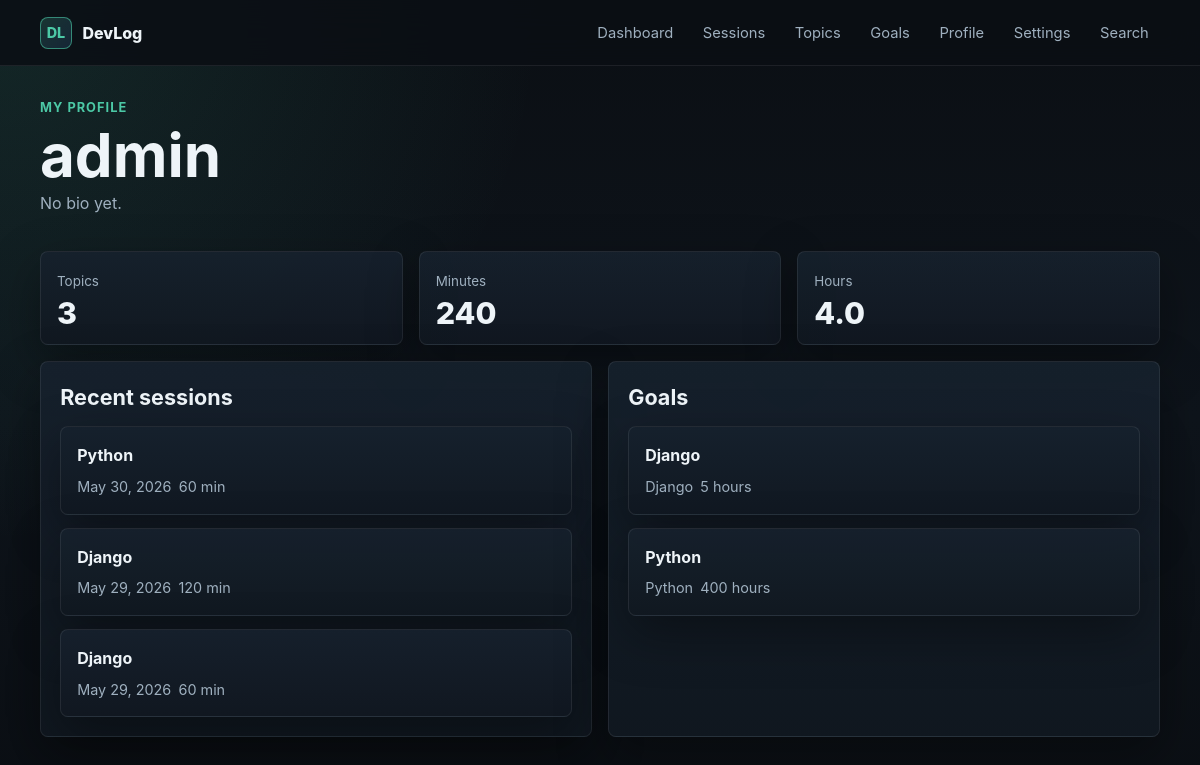
The page /profile/ (signed in) on the database as committed earlier.
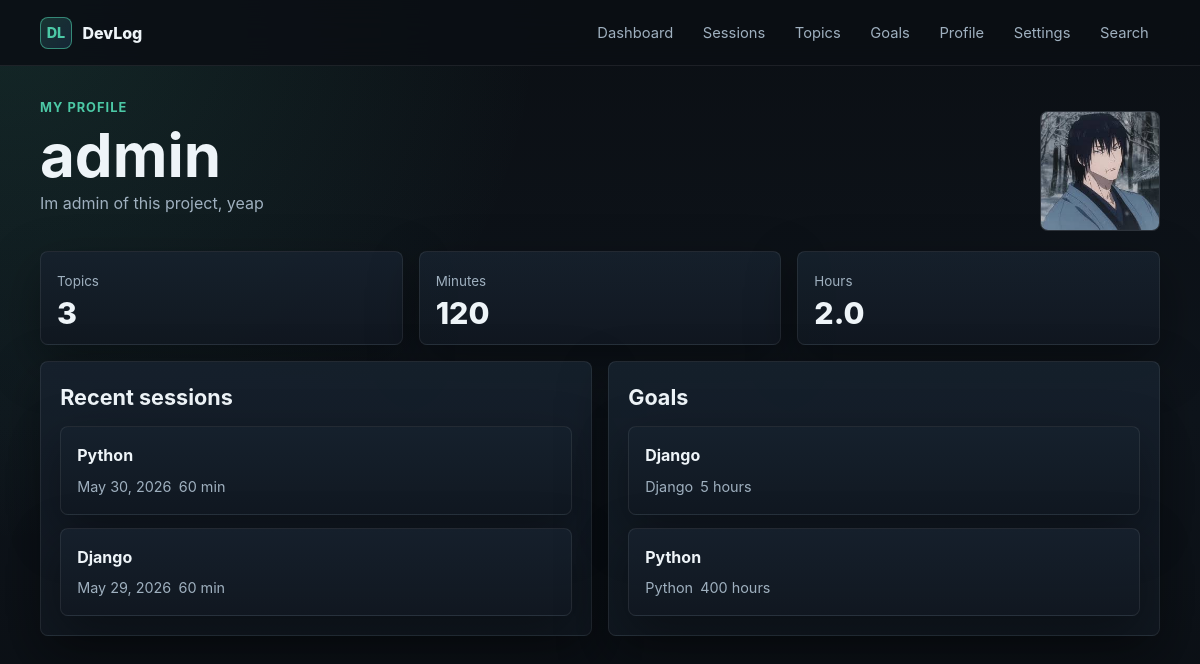
The same page on the database as committed later.
### accounts/models.py (models this page shows, shortened)
class Profile(models.Model):
    user = models.OneToOneField(User, on_delete=models.CASCADE)
    bio = models.TextField(blank=True)
    is_public = models.BooleanField(default=True)
    avatar = models.ImageField(upload_to='avatars/', blank=True)

### logs/models.py (models this page shows, shortened)
class LogSession(models.Model):
    user = models.ForeignKey(User, on_delete=models.CASCADE)
    topic = models.ForeignKey(Topic, on_delete=models.CASCADE)
    date = models.DateField()
    duration_minutes = models.PositiveIntegerField()
    notes = models.TextField(blank=True)
    difficulty = models.IntegerField(choices=[(i, i) for i in range(1, 6)])

class Topic(models.Model):
    name = models.CharField(max_length=100)
    user = models.ForeignKey(User, on_delete=models.CASCADE)

class Goal(models.Model):
    user = models.ForeignKey(User, on_delete=models.CASCADE)
    title = models.CharField(max_length=200)
    target_hours = models.PositiveIntegerField()
    topic = models.ForeignKey(Topic, on_delete=models.CASCADE)
    deadline = models.DateField()
    is_completed = models.BooleanField(default=False)

### accounts/views.py (the view)
# urls.py: path('profile/', MyProfileInfoView.as_view(), name='profile_info'),
class MyProfileInfoView(LoginRequiredMixin, TemplateView):
    def get(self, request):
        sessions = LogSession.objects.filter(user=request.user)
        total_minutes = sessions.aggregate(
            total=Sum('duration_minutes')
        )['total'] or 0
        total_hours = total_minutes / 60
        total_topics = Topic.objects.filter(user=request.user).count()
        last_5_sessions = sessions.select_related('topic').order_by('-date')[:5]
        goals = Goal.objects.filter(user=request.user).select_related('topic')
        return render(
            request,
            "account/profile.html",
            {
                "profile": request.user.profile,
                "total_minutes": total_minutes,
                "total_hours": total_hours,
                "total_topics": total_topics,
                "last_5_sessions": last_5_sessions,
                "goals": goals,
            }
        )

### templates/account/profile.html (shortened to what this page needs)
{% extends 'base.html' %}
{% block content %}
<section class="page-head">
    <div>
        <p class="eyebrow">My profile</p>
        <h1>{{ profile.user.username }}</h1>
        <p class="muted">{{ profile.bio|default:"No bio yet." }}</p>
    </div>
    {% if profile.avatar %}
        <img class="profile-avatar" src="{{ profile.avatar.url }}" alt="{{ profile.user.username }} avatar">
    {% endif %}
</section>
<section class="grid grid-3">
    <article class="stat-card">
        <span class="stat-label">Topics</span>
        <span class="stat-value">{{ total_topics }}</span>
    </article>
    <article class="stat-card">
        <span class="stat-label">Minutes</span>
        <span class="stat-value">{{ total_minutes }}</span>
    </article>
    <article class="stat-card">
        <span class="stat-label">Hours</span>
        <span class="stat-value">{{ total_hours|floatformat:1 }}</span>
    </article>
</section>
<section class="grid grid-2" style="margin-top: 1rem;">
    <div class="panel">
        <h2>Recent sessions</h2>
        <ul class="list">
            {% for session in last_5_sessions %}
                <li class="item-card">
                    <strong>{{ session.topic.name }}</strong>
                    <div class="meta">
                        <span>{{ session.date }}</span>
                        <span>{{ session.duration_minutes }} min</span>
                    </div>
                </li>
            {% empty %}
                <li class="empty">No sessions yet.</li>
            {% endfor %}
        </ul>
    </div>
    <div class="panel">
        <h2>Goals</h2>
        <ul class="list">
            {% for goal in goals %}
                <li class="item-card">
                    <strong>{{ goal.title }}</strong>
                    <div class="meta">
                        <span>{{ goal.topic.name }}</span>
                        <span>{{ goal.target_hours }} hours</span>
                    </div>
                </li>
            {% empty %}
                <li class="empty">No goals yet.</li>
            {% endfor %}
        </ul>
    </div>
</section>
{% endblock %}

Rows that differ between the two databases and show on the page:
removed LogSession: topic.name "Django", date "May 29, 2026", duration_minutes "120"
changed Profile "admin": bio "No bio yet." → "Im admin of this project, yeap"; avatar: picture added
Other text that changed with them:
{{ total_minutes }}: "240" → "120"
{{ total_hours|floatformat:1 }}: "4.0" → "2.0"
